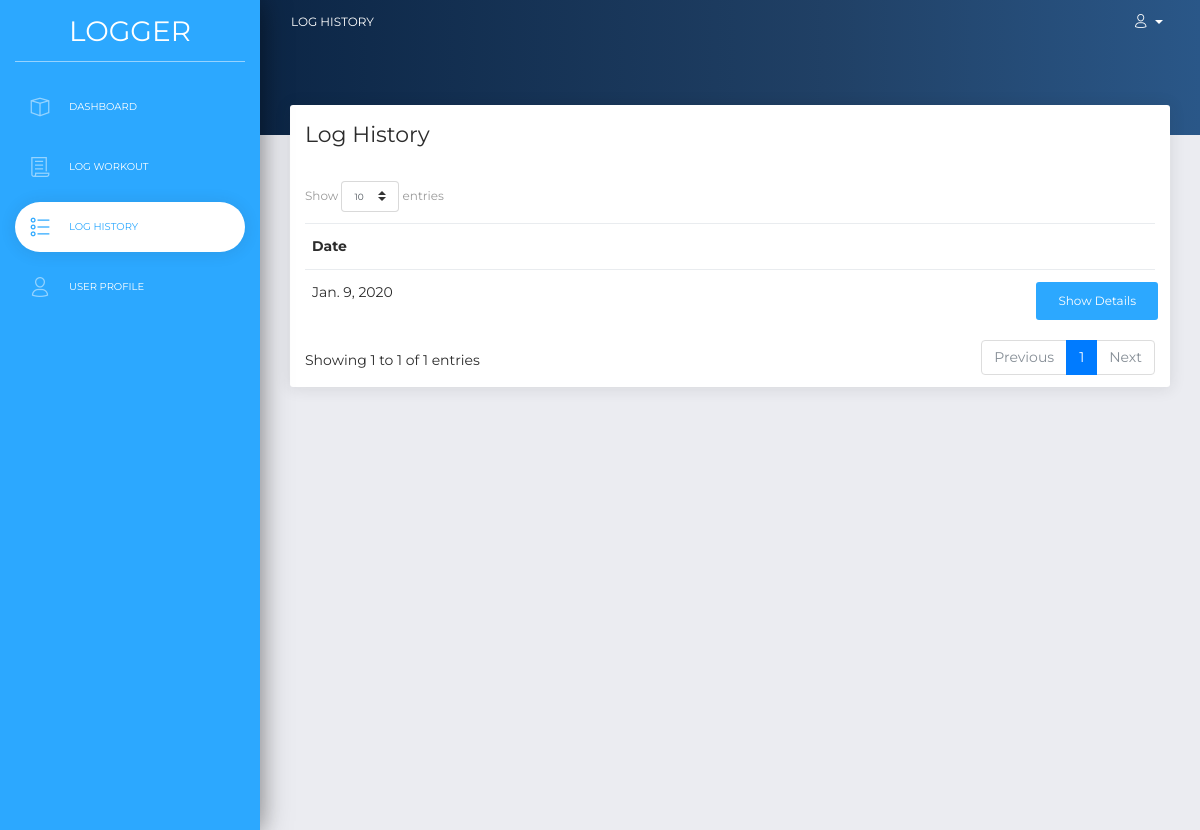
/log-history/ (signed in), run on an earlier commit of the app's database.
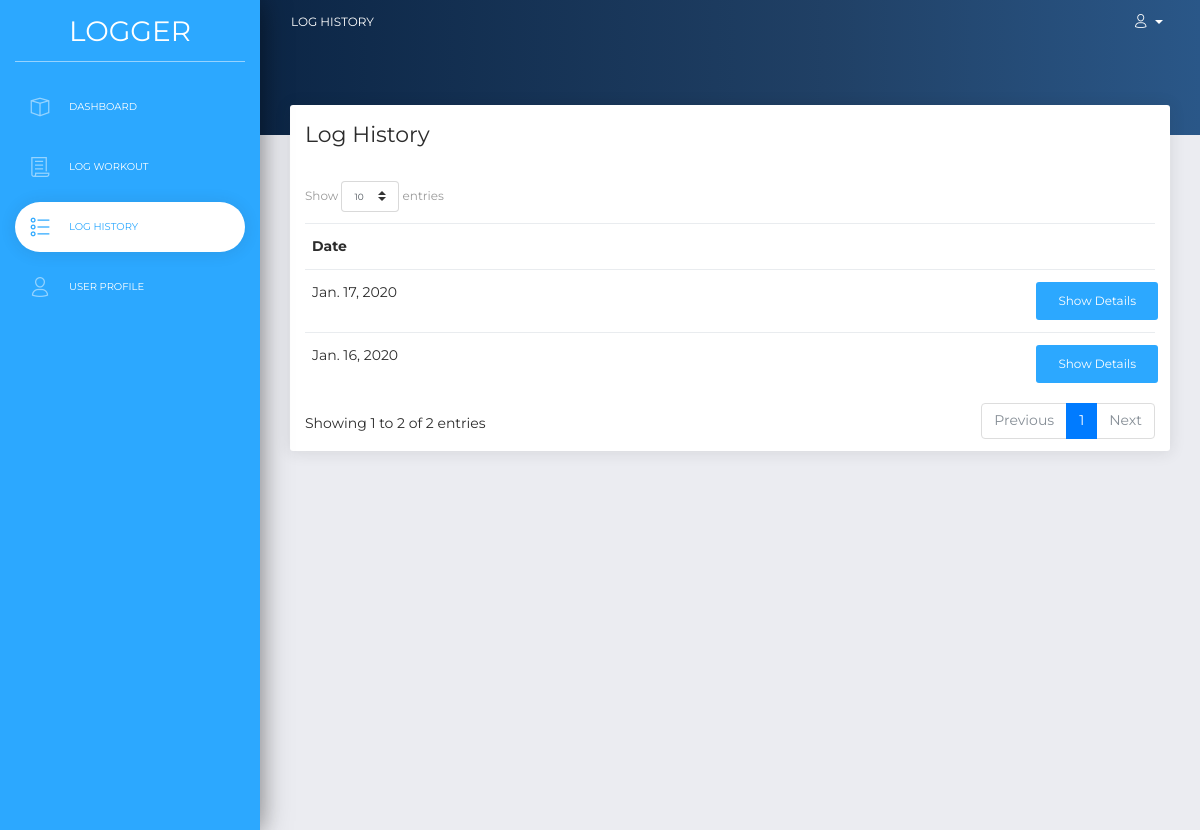
And on a later commit of the database.
### logger/models.py (models this page shows)
class WorkoutSession(models.Model):
    user = models.ForeignKey(User, on_delete=models.CASCADE)
    date = models.DateField()

### logger/views.py (the view, shortened to what this page needs)
# urls.py: path('log-history/', views.logged_sessions, name="logger-logged-sessions")
def logged_sessions(request):
    if request.user.is_authenticated:
        if request.method == 'GET':
            sessions = WorkoutSession.objects.filter(user=request.user).order_by('-date')
            return render(request, "logger/log_history.html", {'active_page': 'Log History', 'sessions': sessions})
    else:
        return redirect('logger-landing-page')

### logger/templates/logger/log_history.html (shortened to what this page needs)
{% extends 'logger/sidebar_template.html' %}
{% load static %}
{% block content %}
<div class='card' style="width: 50% margin: 0 auto;">
  {% if sessions %}
  <div class='card-header'>
    <h5>Log History</h5>
  </div>
  <div class='card-body'>
      <table class="table" id="sessionsTable">
        <thead class="thead-dark">
          <td>
            <span style="font-weight:bold">Date</span>
          </td>
        </thead>
        <tbody>
          {% for session in sessions %}
            <tr>
              <td>
                <form method='POST' id='sessionForm'>
                  <div class='form-row'>
                    <div class="col-12">
                      <span style="user-select: none;">{{ session.date }}</span>
                      <button class="btn btn-info" style="float:right">Show Details</button>
                    </div>
                  </div>
                </form>
              </td>
            </tr>
          {% endfor %}
        </tbody>
      </table>
  </div>
  {% endif %}
</div>
<link rel="stylesheet" type="text/css" href="https://cdn.datatables.net/1.10.20/css/dataTables.bootstrap4.min.css">
<link rel="stylesheet" type="text/css" href="https:////cdn.datatables.net/responsive/2.2.3/css/dataTables.responsive.css">
{% endblock %}

What changed in the data, as far as the page shows it:
removed WorkoutSession: date "Jan. 9, 2020"
added WorkoutSession: date "Jan. 17, 2020"
added WorkoutSession: date "Jan. 16, 2020"
Also different on the page:
text written by a page script: "Show entries Showing 1 to 1 of 1 entries Previous 1 Next" → "Show entries Showing 1 to 2 of 2 entries Previous 1 Next"
